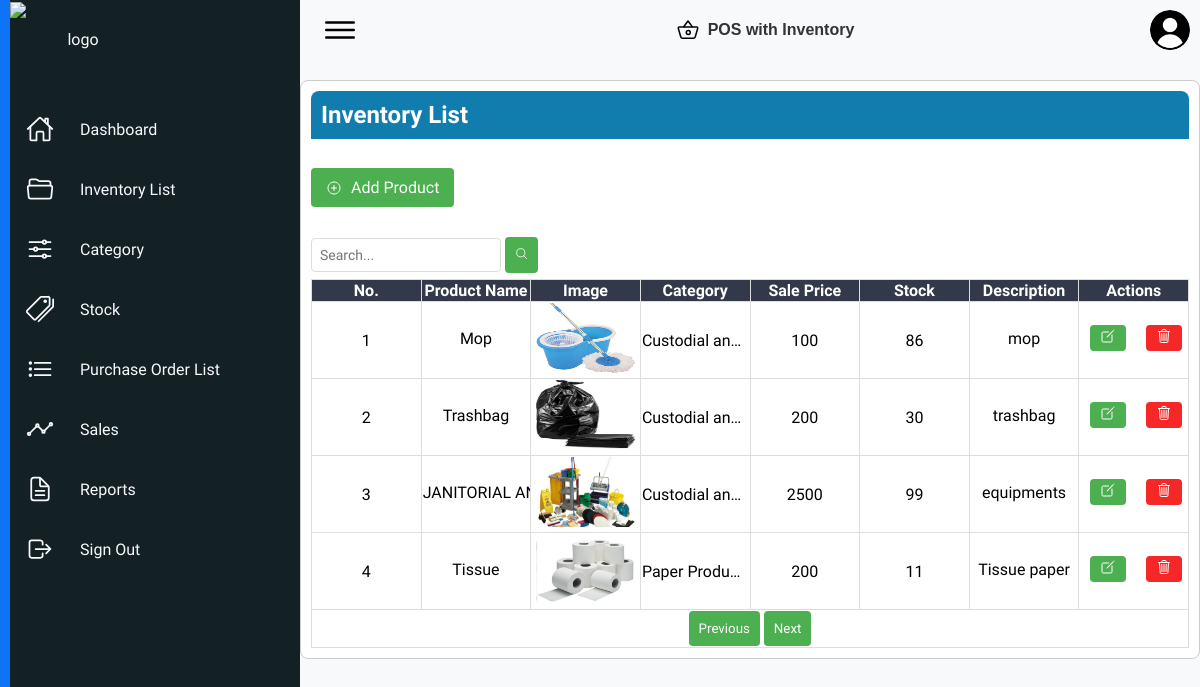
/BRL_TradingCopyCopy/Cashier/product.php, run on an earlier commit of the app's database.
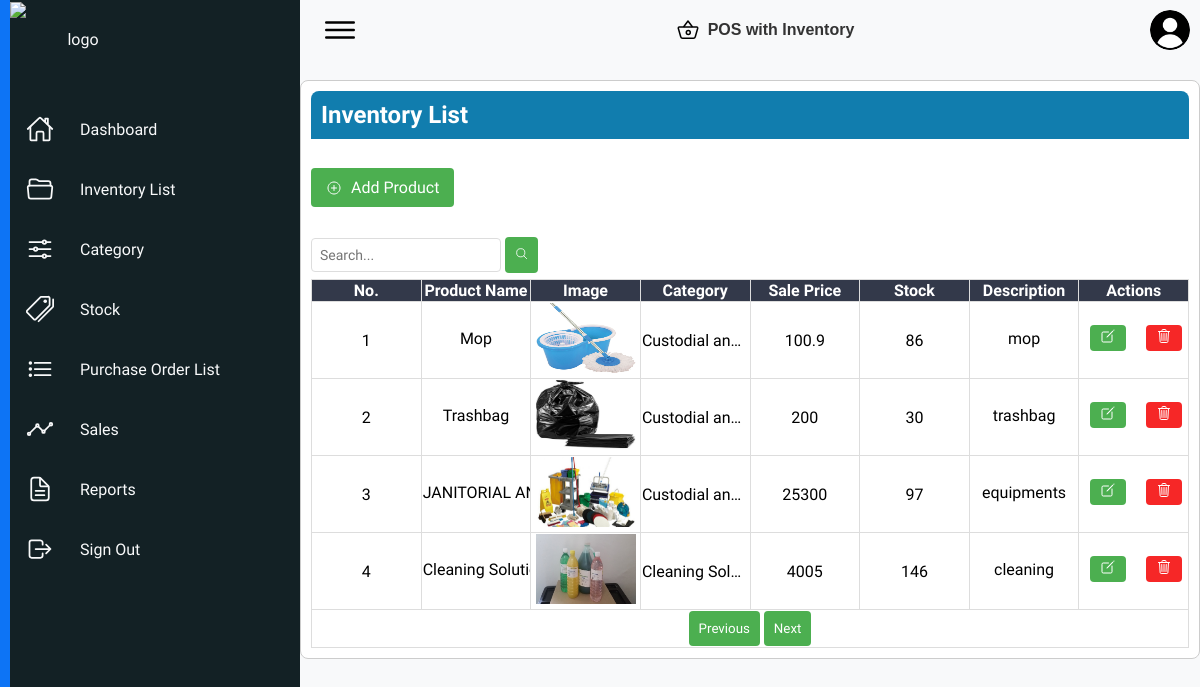
And on a later commit of the database.
### tables this page shows
CREATE TABLE `tbl_product` (
  `pid` int(11) NOT NULL,
  `pimage` varchar(255) NOT NULL,
  `pname` varchar(200) NOT NULL,
  `pcategory` int(11) NOT NULL,
  `saleprice` float NOT NULL,
  `stock_quantity` int(11) NOT NULL,
  `pdescription` varchar(250) NOT NULL
);

CREATE TABLE `tbl_category` (
  `category_id` int(11) NOT NULL,
  `category_name` varchar(255) NOT NULL
);

### BRL_TradingCopyCopy/Cashier/product.php (the view, shortened to what this page needs)
<?php
include '../connections.php';
$sql = "SELECT p.*, c.category_name FROM tbl_product p
        JOIN tbl_category c ON p.pcategory = c.category_id";
$result = mysqli_query($conn, $sql);
?>
<!DOCTYPE html>
<html lang="en">
<head>
    <link rel="stylesheet" href="./assets/css/style.css">
    <?php include("nav.php"); ?>
</head>
<body>
        <div class="container">
        <div class="product-content">
            <h2 class="content-header">Inventory List</h2>
            <br>
            <button id="addProductBtn" class="add-product-btn">
                <ion-icon name="add-circle-outline"></ion-icon>
                Add Product
            </button>
 <form id="searchForm">
    <input type="text" id="searchInput" placeholder="Search...">
    <button type="button" onclick="searchTable()"><ion-icon name="search-outline"></ion-icon></button>
</form>
            <table id="product-table" class="product-table">
    <thead>
        <tr>
            <th>No.</th>
            <th>Product Name</th>
            <th>Image</th>
            <th>Category</th>
            <th>Sale Price</th>
            <th>Stock</th>
            <th>Description</th>
            <th>Actions</th>
        </tr>
    </thead>
    <tbody>
        <?php
        if ($result && mysqli_num_rows($result) > 0) {
            $count = 1;
            while ($row = mysqli_fetch_assoc($result)) {
                echo "<tr>";
                echo "<td>{$count}</td>";
                echo "<td class='description-cell'><span class='description-content' onclick='toggleDescription(this)'>{$row['pname']}</span></td>";
                echo "<td>";
                if (!empty($row['pimage'])) {
                    echo "<img src='{$row['pimage']}' alt='{$row['pname']}' style='width: 100px; height: 70px;'>";
                }
                echo "</td>";
                echo "<td>{$row['category_name']}</td>";
                echo "<td>{$row['saleprice']}</td>";
                echo "<td>{$row['stock_quantity']}</td>";
                echo "<td class='description-cell'><span class='description-content' onclick='toggleDescription(this)'>{$row['pdescription']}</span></td>";
echo "<td class='product-actions-container'>";
echo "<div class='product-actions'>";
echo "<a href='#' class='edit-action' onclick='openEditModal({$row['pid']})'><ion-icon name='create-outline'></ion-icon></a>";
echo "<a href='#' class='delete-action' onclick='deleteProduct({$row['pid']})'><ion-icon name='trash-outline'></ion-icon></a>";
echo "</div>";
echo "</td>";
                echo "</tr>";
                $count++;
            }
        } else {
            echo "<tr><td colspan='8'>No matching products found.</td></tr>";
        }
        ?>
    </tbody>
    <tfoot>
        <tr>
            <td colspan="8">
                <button id="prevPageBtn" disabled>Previous</button>
                <button id="nextPageBtn" disabled>Next</button>
            </td>
        </tr>
    </tfoot>
</table>
</div>
    </div>
</body>
</html>

What changed in the data, as far as the page shows it:
no longer on this page (row unchanged): tbl_product: pname "Tissue", pimage (picture), tbl_category.category_name "Paper Produc…", saleprice "200", stock_quantity "11", pdescription "Tissue paper"
changed tbl_product "Mop": saleprice "100" → "100.9"
changed tbl_product "equipments": saleprice "2500" → "25300"; stock_quantity "99" → "97"
now on this page (row edited): tbl_product: pname "Cleaning Sol…", pimage (picture), tbl_category.category_name "Cleaning Sol…", saleprice "4005", stock_quantity "146", pdescription "cleaning"
